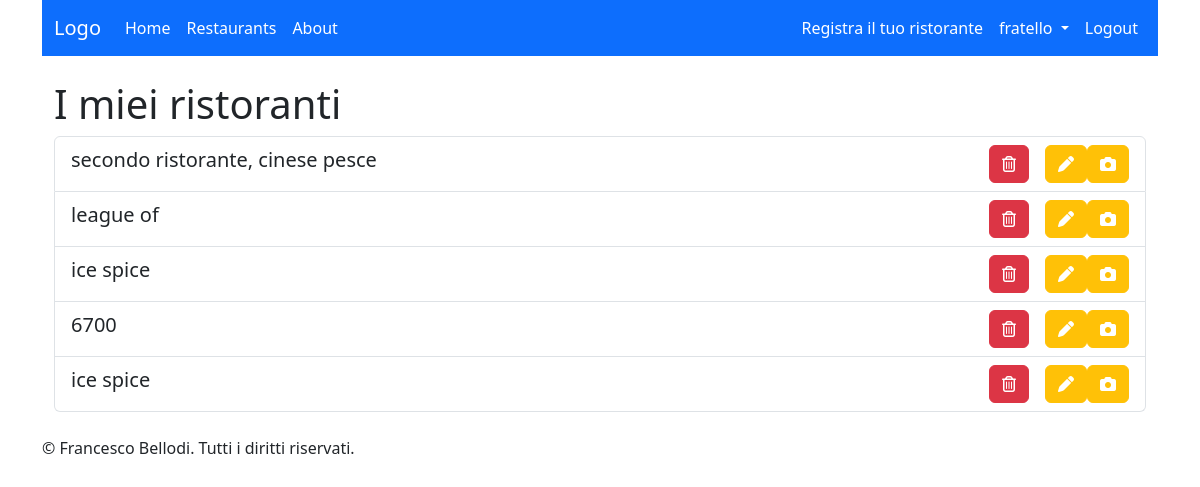
The page /restaurants/own-restaurants/ (signed in) on the database its author committed.
### restaurantsApp/models.py (models this page shows, shortened)
class Restaurant(models.Model):
    restaurantID = models.IntegerField(primary_key=True)
    owner = models.ForeignKey(settings.AUTH_USER_MODEL, on_delete=models.CASCADE)
    name = models.CharField(max_length=100)
    address = models.CharField(max_length=200)
    phone_number = PhoneNumberField()
    cuisine_type = models.CharField(max_length=200)
    meal_type = models.CharField(max_length=200)
    max_booking = models.IntegerField(default=100)
    average_rating = models.FloatField(default=0, null=True)
    def str_for_logged_user(self):
        return self.name

### restaurantsApp/views.py (the view)
# urls.py: path("own-restaurants/", RestaurantOwnerListView.as_view(), name='user_restaurants'),
class RestaurantOwnerListView(LoginRequiredMixin, ListView):
    model = Restaurant
    template_name = 'restaurantsApp/user_restaurants.html'  # Specifica il percorso al tuo template
    context_object_name = 'objects'  # Nome del contesto da utilizzare nel template
    def get_context_data(self, *, object_list=None, **kwargs):
        context = super().get_context_data(**kwargs)
        context["obj_delete"] = 'restaurant_delete'
        context["title_page"] = 'I miei ristoranti'
        context["obj_name"] = 'Ristoranti'
        context["obj_update"] = 'restaurant_update'
        return context
    def get_queryset(self):
        user = self.request.user
        return Restaurant.objects.filter(owner=user)

### mixins/user_mixins.py (called while the page is built)
    def test_func(self):
        return self.request.user.is_authenticated

### restaurantsApp/templates/restaurantsApp/user_restaurants.html
{% extends 'user-object-list.html' %}
{% load django_bootstrap5 %}
{% block modify %}
  <a class="btn btn-warning" href="{% url 'restaurant_update' obj.pk %}"><i class="fa-solid fa-pen" style="color: #ffffff;"></i></a>
  <a class="btn btn-warning" href="{% url 'photo_create' obj.pk %}"><i class="fa-solid fa-camera" style="color: #ffffff;"></i></a>
{% endblock %}

### templates/user-object-list.html (shortened to what this page needs)
{% extends "base.html" %}
{% load django_bootstrap5 %}
{% block content %}
  <div class="container">
  <h1>{{ title_page }}</h1>
  <ul class="list-group">
  {% for obj in objects %}
    <li class="list-group-item">
    <div class="d-flex justify-content-between align-items-center">
        <div><h5>{{ obj.str_for_logged_user }}</h5></div>
        <div class="d-flex">
            <form action="{% url obj_delete obj.pk %}" method="post">
                <button type="submit" class="btn btn-danger" onclick="return confirm('Sicuro di voler eliminare?')">
                    <i class="fa-regular fa-trash-can"></i>
                </button>
            </form>
            {% block modify %}{% endblock %}
        </div>
    </div>
    </li>
  {% empty %}
    <li class="list-group-item">{{ obj_name }} non presenti</li>
  {% endfor %}
  </ul>
  </div>
{% endblock %}

### templates/navbar.html (shortened to what this page needs)
<nav class="navbar navbar-expand-lg bg-primary">
  <div class="container">
    <a class="navbar-brand text-white" href="/">Logo</a>
    <div class="collapse navbar-collapse">
      <ul class="navbar-nav">
        <li class="nav-item">
          <a class="nav-link text-white" href="/">Home</a>
        </li>
        <li class="nav-item">
          <a class="nav-link text-white" href="/restaurants/">Restaurants</a>
        </li>
        <li class="nav-item">
          <a class="nav-link text-white" href="/about/">About</a>
        </li>
      </ul>
      <ul class="navbar-nav ms-auto">
      {% if not user.is_authenticated %}
        <li class="nav-item">
          <a class="nav-link text-white" href="/accounts/signup/">Register</a>
        </li>
        <li class="nav-item">
          <a class="nav-link text-white" href="{% url 'login' %}">Login</a>
        </li>
      {% else %}
        <li class="nav-item">
          <a class="nav-link text-white" href="{% url 'restaurant_create' %}">Registra il tuo ristorante</a>
        </li>
        <li class="nav-item dropdown">
        <a class="nav-link dropdown-toggle text-white" href="#" id="navbarDropdownMenuLink" role="button" data-bs-toggle="dropdown" aria-expanded="false">
          {{ user.username }}
        </a>
        <li class="nav-item">
          <a class="nav-link text-white" href="{% url 'logout' %}">Logout</a>
        </li>
      {% endif %}
    </ul>
    </div>
  </div>
</nav>

### rows shown on the page
Restaurant: str_for_logged_user "secondo ristorante, cinese pesce"
Restaurant: str_for_logged_user "league of"
Restaurant: str_for_logged_user "ice spice"
Restaurant: str_for_logged_user "6700"
Restaurant: str_for_logged_user "ice spice"

### other values the page prints
{{ user.username }} "fratello"
{{ title_page }} "I miei ristoranti"
